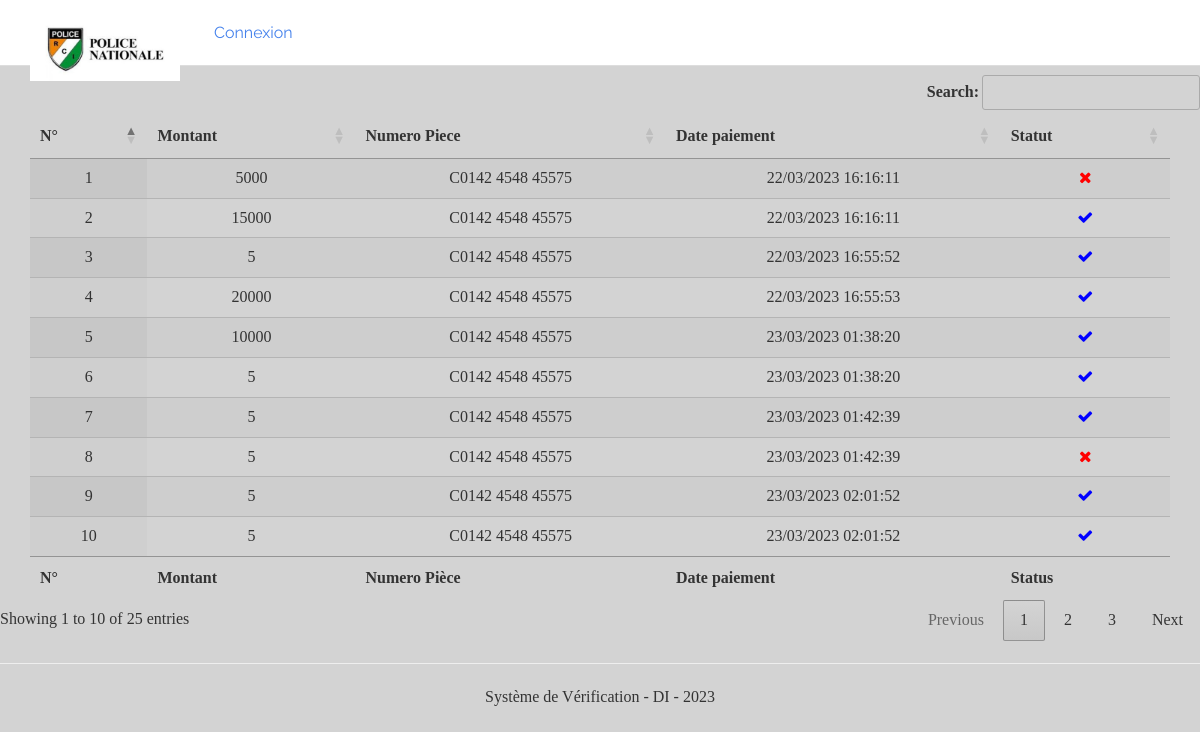
The app's page /historique_paiement.php with its own data.
### tables this page shows
CREATE TABLE `paiement` (
  `id` int(11) NOT NULL,
  `montant` int(11) NOT NULL,
  `numero_piece` varchar(100) NOT NULL,
  `date_paiement` varchar(50) NOT NULL,
  `statut` varchar(20) NOT NULL
);

### files/functions.php (called while the page is built, shortened)
<?php
function database()
{
    $host = "127.0.0.1";
    $username = "root";
    $password = "";
    $database = "gab";
    $db = new PDO("mysql:host=" . $host . ";dbname=" . $database, $username, $password,
        array(
            PDO::MYSQL_ATTR_INIT_COMMAND => 'SET NAMES UTF8',
            PDO::ATTR_ERRMODE => PDO::ERRMODE_SILENT
        )
    );
    return $db;
}
function historique_paiement()
{
    $payer = [];
    $db = database();
    $sttm = $db->prepare("SELECT * FROM paiement");
    if ($sttm->execute()) {
        $payer = $sttm->fetchAll();
        return $payer;
    }
    return $payer;
}

### historique_paiement.php (the view, shortened to what this page needs)
<?php
    require_once "header.php";
    $payer = historique_paiement();
?>
<body>
<table id="example" class="display" style="width:95%">
        <thead>
            <tr>
                <th>N°</th>
                <th>Montant</th>
                <th>Numero Piece</th>
                <th>Date paiement</th>
                <th>Statut</th>
            </tr>
        </thead>
        <tbody>
        <?php foreach($payer as $a): ?>
            <tr>
                <td><?=$a["id"] ?></td>
                <td><?=$a["montant"] ?></td>
                <td><?=$a["numero_piece"] ?></td>
                <td><?=$a["date_paiement"] ?></td>
                <?php if($a["statut"]=="SUCCES" ): ?>
                    <td style="color:blue"><i class="fa fa-check"></i></td>
                <?php else : ?>
                    <td style="color:red"><i class="fa fa-times"></i></td>
                <?php endif ?>
            </tr>
            <?php endforeach; ?>
        </tbody>
        <tfoot>
            <tr>
                <th>N°</th>
                <th>Montant</th>
                <th>Numero Pièce</th>
                <th>Date paiement</th>
                <th>Status</th>
            </tr>
        </tfoot>
    </table>
    <footer>
    <hr>
    <p class="text-center">Système de Vérification - DI - 2023 </p>
    </footer>
</body>
</html>

### css/styles.css (style rules this page uses)
body { padding-top: 75px; }

### records on screen
paiement: id "1", montant "5000", numero_piece "C0142 4548 45575", date_paiement "22/03/2023 16:16:11", statut "ECHEC" (drawn)
paiement: id "2", montant "15000", numero_piece "C0142 4548 45575", date_paiement "22/03/2023 16:16:11", statut "SUCCES" (drawn)
paiement: id "3", montant "5", numero_piece "C0142 4548 45575", date_paiement "22/03/2023 16:55:52", statut "SUCCES" (drawn)
paiement: id "4", montant "20000", numero_piece "C0142 4548 45575", date_paiement "22/03/2023 16:55:53", statut "SUCCES" (drawn)
paiement: id "5", montant "10000", numero_piece "C0142 4548 45575", date_paiement "23/03/2023 01:38:20", statut "SUCCES" (drawn)
paiement: id "6", montant "5", numero_piece "C0142 4548 45575", date_paiement "23/03/2023 01:38:20", statut "SUCCES" (drawn)
paiement: id "7", montant "5", numero_piece "C0142 4548 45575", date_paiement "23/03/2023 01:42:39", statut "SUCCES" (drawn)
paiement: id "8", montant "5", numero_piece "C0142 4548 45575", date_paiement "23/03/2023 01:42:39", statut "ECHEC" (drawn)
paiement: id "9", montant "5", numero_piece "C0142 4548 45575", date_paiement "23/03/2023 02:01:52", statut "SUCCES" (drawn)
paiement: id "10", montant "5", numero_piece "C0142 4548 45575", date_paiement "23/03/2023 02:01:52", statut "SUCCES" (drawn)
